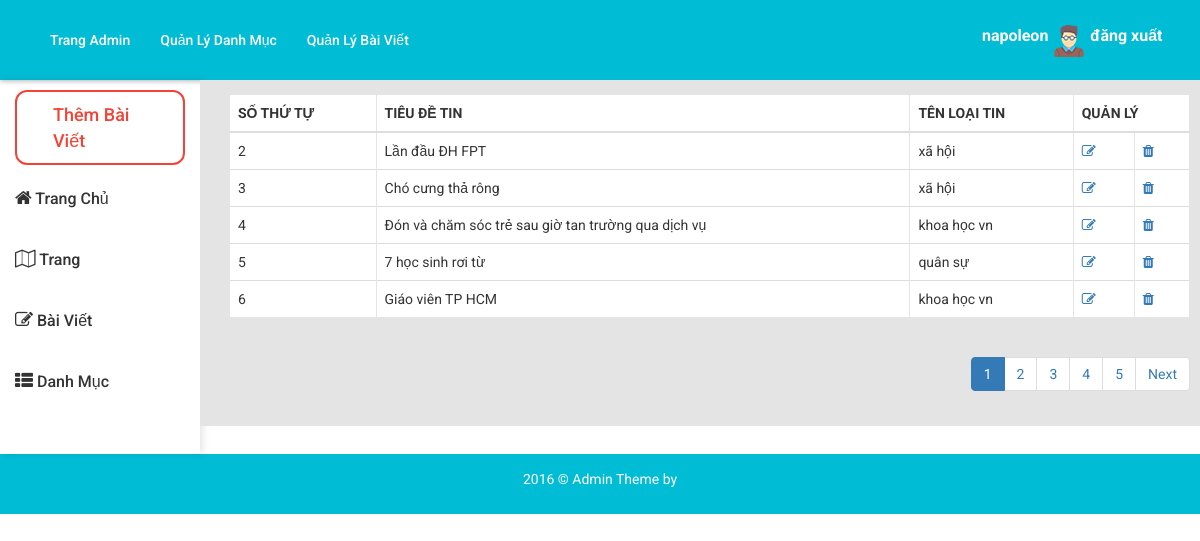
The app's page /admin/index.php?admin=baiviet&node (signed in) with its own data.
### tables this page shows
CREATE TABLE `chitiettin` (
  `id` int(12) NOT NULL,
  `tieude` varchar(50) NOT NULL,
  `tomtat` varchar(200) NOT NULL,
  `noidung` longtext NOT NULL,
  `hinh` varchar(255) NOT NULL,
  `noibat` int(12) NOT NULL DEFAULT '0',
  `luotxem` int(12) NOT NULL DEFAULT '0',
  `idloaitin` int(11) NOT NULL
);

CREATE TABLE `loaitin` (
  `idlt` int(11) NOT NULL,
  `tenlt` varchar(50) NOT NULL,
  `tenkhongdau` varchar(50) NOT NULL,
  `parent_id` int(11) DEFAULT NULL
);

### admin/core/phantrang.php (called while the page is built, shortened)
<?php
						$conn = mysqli_connect('localhost', 'root', '', 'webcuatoi');
			 			mysqli_query($conn, ' set names utf8');
			$result = mysqli_query($conn, "SELECT count(id) as total from chitiettin ");
			$row = mysqli_fetch_assoc($result);
			$total_records = $row['total'];
			$current_page = isset($_GET['page']) ? $_GET['page'] : 1;
			$limit = 5;
			$range = 5;
			$total_page = ceil($total_records / $limit );
			$start = ($current_page - 1) * $limit;
			$middle = $range -1;
			if ($total_page < $range) {
				$min = 1;
				$max = $total_page;
			}
			else {
				$min = $current_page - $middle +1;
				$max = $current_page + $middle -1;
				if ($min < 1) {
					$min = 1;
					$max = $range;
				}
				else if ($max > $total_page) {
					$max = $total_page;
					$min = $total_page - $range +1;
				}
			}
 ?>

### admin/core/baiviet/lietke.php (the view, shortened to what this page needs)
<?php
	$sql="SELECT *  from  loaitin,chitiettin WHERE chitiettin.idloaitin=loaitin.idlt AND loaitin.parent_id <> 0 ORDER BY chitiettin.id ASC limit $start,$limit";
	$result = $conn->query($sql);
	?>
		<table class="select table">
			<thead>
				<tr><th>số thứ tự</th><th>Tiêu đề tin</th><th>tên loại tin</th><th colspan="2">quản lý</th></tr>
			</thead>
            <tbody>
	<?php
            while ($row = $result->fetch_assoc()){
		 ?>
			<tr><td><?= $row['id']; ?></td><td><?= $row['tieude'] ?></td><td><?= $row['tenlt'] ?></td><td><a href="index.php?admin=baiviet&node=sua&id=<?= $row['id'] ?>"><i class="fa fa-pencil-square-o" aria-hidden="true"></i>
            </a></td>
             <td><a href="index.php?admin=baiviet&node=xoa&id=<?= $row['id'] ?>"><i class="fa fa-trash" aria-hidden="true"></i></a></td>
        </tr>
		<?php
            }
            echo '</tbody>';
        	echo '</table>';
        	echo '<div class="navpagi">';
                   echo '<ul class="pagination"  style="float:right">';
            for ($i = $min; $i <= $max; $i++)
            {
                if ($current_page == $i){
                     echo '<li class="active"><a href="index.php?admin=baiviet&node&page='.$i.'">'.$i.'</a></li>';
                }
                else{
                    echo '<li><a href="index.php?admin=baiviet&node&page='.$i.'">'.$i.'</a></li>';
                }
            }
            if ($current_page < $total_page)
            {
                echo '<li><a href="index.php?admin=baiviet&node&page='.($current_page + 1).'">Next</a></li>';
            }
             echo '</ul>';
				echo '</div>';
                ?>

### admin/public/css/style.css (style rules this page uses)
* { margin: 0; padding: 0; -webkit-box-sizing: border-box; -moz-box-sizing: border-box; box-sizing: border-box; }
body { font-family: 'Roboto', arial, sans-serif; }
.select th { text-transform: uppercase; }
.select th, td { border-right: 1px solid #e4e4e4; }

### records on screen
chitiettin: id "2", tieude "Lần đầu ĐH FPT", idloaitin.tenlt "xã hội"
chitiettin: id "3", tieude "Chó cưng thả rông", idloaitin.tenlt "xã hội"
chitiettin: id "4", tieude "Đón và chăm sóc trẻ sau giờ tan trường qua dịch vụ", idloaitin.tenlt "khoa học vn"
chitiettin: id "5", tieude "7 học sinh rơi từ", idloaitin.tenlt "quân sự"
chitiettin: id "6", tieude "Giáo viên TP HCM", idloaitin.tenlt "khoa học vn"

### other values on screen
$_SESSION['admin'] "napoleon"
